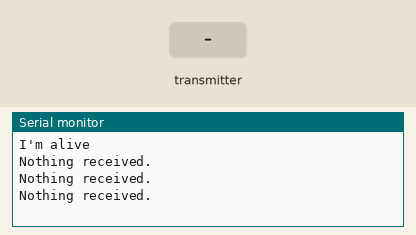
Recording of a sketch running on a simulated Arduino Uno, built with avr-gcc and run on an emulated ATmega328P. Shown: the last lines printed to the serial monitor. The inputs (shaded band) are chosen by the test bench. No radio packets arrive unless stated.

Above: at 1.3 s.
1.4 s: the transmitter starts sending received = 0
At 1.9 s:
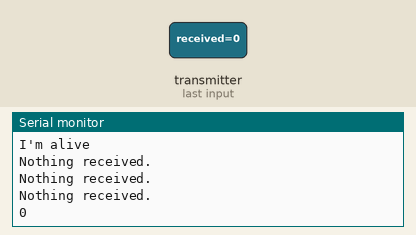
3.5 s: the transmitter starts sending received = 256
At 3.9 s:
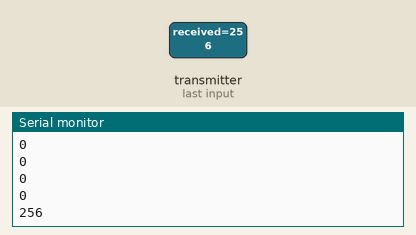

Measured:
- after the input at 1.4 s, the serial monitor: prints a new line after 0.11 s (image 1)
- after the input at 3.5 s, the serial monitor: prints a new line at once (image 2)

The sketch:

myNRF24_reci.ino
```cpp
#include <SPI.h>
#include "RF24.h"
#include <printf.h>

// Hardware configuration: Set up nRF24L01 radio on SPI bus plus pins. CE is 8, CS is 10.
RF24 radio(8,10);

byte add1[] = {0x34, 0xC3, 0x10, 0x10, 0x01};
byte add2[] = {0x01, 0x10, 0x10, 0xC3, 0x34};

void setup() {
  Serial.begin(115200);
  printf_begin();
  Serial.println("I'm alive");

  NRF24init();
}

void NRF24init() {
  radio.begin();
  radio.setPALevel(RF24_PA_MIN); //set to max to test drone
  radio.setChannel(40);
  radio.setCRCLength(RF24_CRC_16);
  radio.setDataRate(RF24_2MBPS);
  radio.setRetries(1,10);
  //radio.enableAckPayload();
  radio.enableDynamicAck();
  radio.closeReadingPipe(1); //was opened by radio.begin();
  radio.openReadingPipe(0, add2); //Open Pipe 0 as reading pipe
  radio.openWritingPipe(add2);
  radio.printDetails();
  radio.startListening();
}

void loop() {
  unsigned long received;
  if(radio.available()) {
    radio.read( &received, sizeof(unsigned long) );             // Get the payload
    //radio.writeAckPayload(0,&received, sizeof(unsigned long));
    Serial.println(received);
  } else {
    Serial.println("Nothing received.");
  }
  delay(500);
}
```
